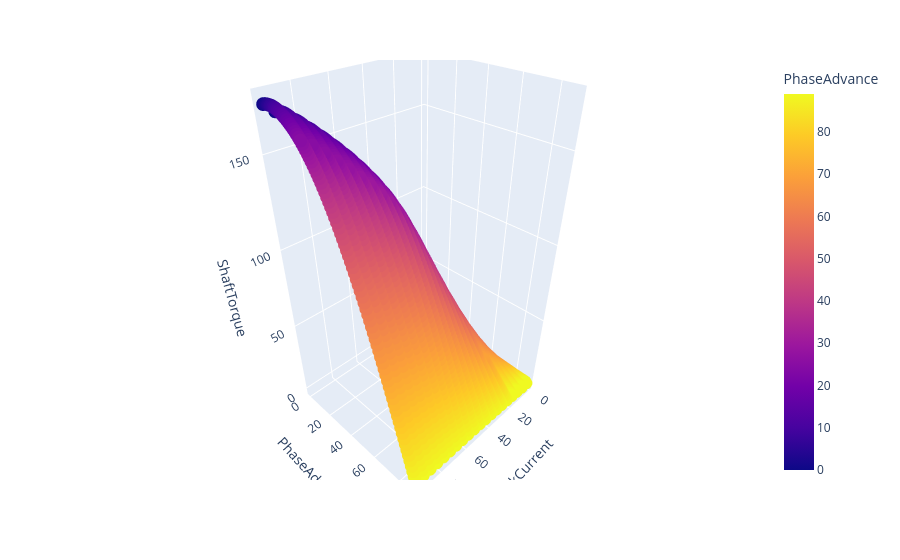

Notebook code cell kept with this figure:
### Code cell
from nn_first_regression import *
first_model = FIRSTREGRESSION(path_data_motorcad, filename)

### Figure 1 — Plotly figure (JSON) as saved in the notebook; plotly's stock layout.template omitted (floating-point values rounded to 4 significant figures; data arrays with more than 128 entries replaced by an {"elided": "..."} marker saying what was removed)
{"data": [{"hovertemplate": "PeakCurrent=%{x}<br>PhaseAdvance=%{marker.color}<br>ShaftTorque=%{z}<extra></extra>", "legendgroup": "", "marker": {"color": {"elided": "1800 int values"}, "coloraxis": "coloraxis", "symbol": "circle"}, "mode": "markers", "name": "", "scene": "scene", "showlegend": false, "x": {"elided": "1800 int values"}, "y": {"elided": "1800 int values"}, "z": {"elided": "1800 float values"}, "type": "scatter3d"}], "layout": {"scene": {"domain": {"x": [0.0, 1.0], "y": [0.0, 1.0]}, "xaxis": {"title": {"text": "PeakCurrent"}}, "yaxis": {"title": {"text": "PhaseAdvance"}}, "zaxis": {"title": {"text": "ShaftTorque"}}}, "coloraxis": {"colorbar": {"title": {"text": "PhaseAdvance"}}, "colorscale": [[0.0, "#0d0887"], [0.1111, "#46039f"], [0.2222, "#7201a8"], [0.3333, "#9c179e"], [0.4444, "#bd3786"], [0.5556, "#d8576b"], [0.6667, "#ed7953"], [0.7778, "#fb9f3a"], [0.8889, "#fdca26"], [1.0, "#f0f921"]]}, "legend": {"tracegroupgap": 0}, "margin": {"t": 60}}}
